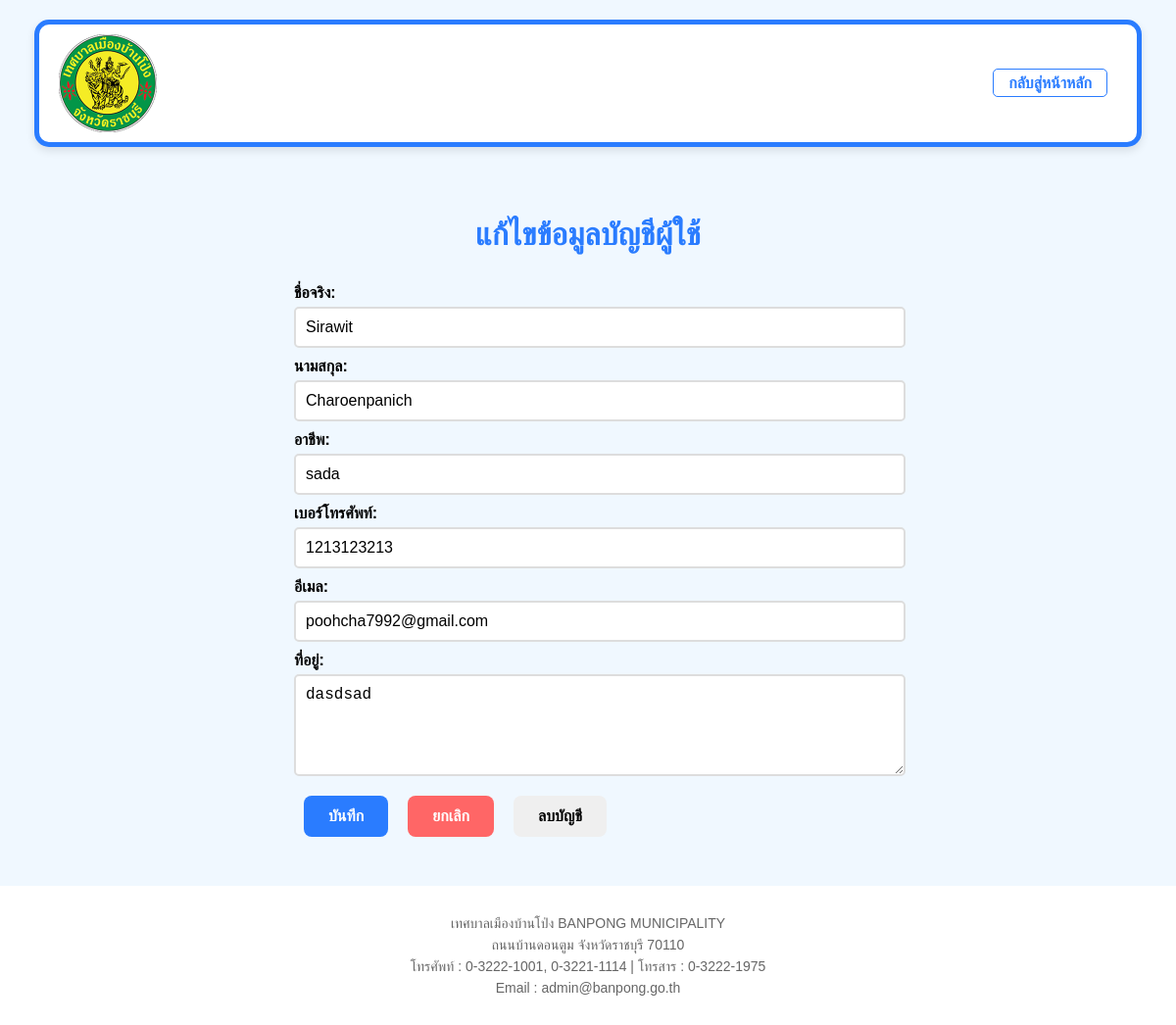
The page /edit_account.php?username=main (signed in) on the database its author committed.
### tables this page shows
CREATE TABLE `user` (
  `user_id` int(11) NOT NULL,
  `first_name` varchar(50) NOT NULL,
  `last_name` varchar(50) NOT NULL,
  `id_number` char(13) NOT NULL,
  `gender` enum('male','female','other') NOT NULL,
  `birth_date` date NOT NULL,
  `occupation` varchar(100) DEFAULT NULL,
  `phone` varchar(10) NOT NULL,
  `email` varchar(100) DEFAULT NULL,
  `address` text NOT NULL,
  `username` varchar(50) NOT NULL,
  `password` varchar(255) NOT NULL,
  `created_at` timestamp NOT NULL DEFAULT current_timestamp(),
  `updated_at` timestamp NOT NULL DEFAULT current_timestamp() ON UPDATE current_timestamp(),
  `role` enum('admin','user') DEFAULT 'user',
  `department` enum('เทศบาลเมือง','สำนักปลัดเทศบาลเมือง','กองคลัง','กองช่าง','กองการศึกษา','กองสาธารณสุข','กองสวัสดิการสังคม','กองยุทธศาสตร์','กองการเจ้าหน้าที่','หน่วยตรวจสอบภายใน','หน่วยงานอื่นๆ') DEFAULT NULL
);

### edit_account.php (the view, shortened to what this page needs)
<?php
include 'db_web.php';
if (isset($_GET['username'])) {
    $search_username = $_GET['username'];
    $stmt = $conn->prepare("SELECT * FROM user WHERE username = ?");
    $stmt->bind_param("s", $search_username);
    $stmt->execute();
    $result = $stmt->get_result();
    if ($result->num_rows > 0) {
        $user = $result->fetch_assoc();
    } else {
        echo "User not found!";
        exit();
    }
} else {
    echo "No username specified!";
    exit();
}
$first_name = isset($user['first_name']) ? $user['first_name'] : '';
$last_name = isset($user['last_name']) ? $user['last_name'] : '';
$occupation = isset($user['occupation']) ? $user['occupation'] : '';
$phone = isset($user['phone']) ? $user['phone'] : '';
$email = isset($user['email']) ? $user['email'] : '';
$address = isset($user['address']) ? $user['address'] : '';
?>
<!DOCTYPE html>
<html lang="th">
<head>
</head>
<body>
  <div class="header">
    <img src="logo.png" alt="Ban Pong Municipality Logo">
    <div class="header-nav">
      <a href="javascript:history.back();" style="color: #2a7cff; text-decoration: none;">กลับสู่หน้าหลัก</a>
    </div>
  </div>
  <div class="container">
      <h1>แก้ไขข้อมูลบัญชีผู้ใช้</h1>
    <form method="POST" action="edit_account.php?username=<?= htmlspecialchars($search_username) ?>" class="needs-validation" novalidate>
      <label for="first-name">ชื่อจริง:</label>
      <input type="text" id="first-name" name="first_name" value="<?= htmlspecialchars($first_name) ?>" required>
      <label for="last-name">นามสกุล:</label>
      <input type="text" id="last-name" name="last_name" value="<?= htmlspecialchars($last_name) ?>" required>
      <label for="occupation">อาชีพ:</label>
      <input type="text" id="occupation" name="occupation" value="<?= htmlspecialchars($occupation) ?>" required>
      <label for="phone">เบอร์โทรศัพท์:</label>
      <input type="tel" id="phone" name="phone" value="<?= htmlspecialchars($phone) ?>" pattern="[0-9]{10}" maxlength="10" required
             oninput="this.value = this.value.replace(/[^0-9]/g, '')" placeholder="กรอก 10 หลัก">
      <label for="email">อีเมล:</label>
      <input type="email" id="email" name="email" value="<?= htmlspecialchars($email) ?>" required>
      <label for="address">ที่อยู่:</label>
      <textarea id="address" name="address" required><?= htmlspecialchars($address) ?></textarea>
      <div class="button-container">
        <button type="submit" class="save-button">บันทึก</button>
        <button type="button" class="cancel-button" onclick="window.location.href='secondpage.php'">ยกเลิก</button>
        <button type="button" class="delete-button" onclick="window.location.href='delete_account.php'">ลบบัญชี</button>
      </div>
    </form>
  </div>
  <div class="footer">
    <p>เทศบาลเมืองบ้านโป่ง BANPONG MUNICIPALITY</p>
    <p>ถนนบ้านดอนตูม จังหวัดราชบุรี 70110</p>
    <p>โทรศัพท์ : 0-3222-1001, 0-3221-1114 | โทรสาร : 0-3222-1975</p>
    <p>Email : admin@banpong.go.th</p>
  </div>
</body>
</html>

### edit_account.php (style rules this page uses)
body { font-family: Arial, sans-serif; margin: 0; padding: 0; background-color: #f0f8ff; }
.header { background: #ffffff; color: #000; padding: 10px 20px; display: flex; justify-content: space-between; align-items: center; border: 5px solid #2a7cff; border-radius: 15px; width: 90%; margin: 20px auto; box-shadow: 0 4px 8px rgba(0, 0, 0, 0.1); }
.header img { height: 100px; }
.container { display: flex; flex-direction: column; align-items: center; margin: 50px auto; width: 50%; text-align: center; }
h1 { color: #2a7cff; }
form { display: flex; flex-direction: column; align-items: flex-start; width: 100%; }
label { font-size: 16px; margin: 10px 0 5px; font-weight: bold; }
input[type="text"], input[type="email"], input[type="tel"], textarea { width: 100%; padding: 10px; font-size: 16px; border: 2px solid #ddd; border-radius: 5px; }
textarea { resize: vertical; height: 80px; }
.button-container { display: flex; justify-content: center; margin-top: 20px; }
.button-container button { padding: 12px 25px; font-size: 16px; border: none; border-radius: 8px; cursor: pointer; margin: 0 10px; font-weight: bold; transition: background-color 0.3s ease; }
.save-button { background-color: #2a7cff; color: #fff; }
.cancel-button { background-color: #ff6666; color: #fff; }
.footer { background-color: #ffffff; padding: 25px; font-size: 14px; color: #666; text-align: center; margin-top: 50px; }
.footer p { margin: 5px 0; }
.header-nav a { color: #fff; background-color: #2a7cff; text-decoration: none; margin: 0 10px; font-weight: bold; padding: 5px 10px; border-radius: 5px; transition: color 0.3s ease, background-color 0.3s ease; }
.header-nav a:last-child { color: #2a7cff; background-color: #fff; padding: 5px 15px; border: 1px solid #2a7cff; border-radius: 5px; }

### rows shown on the page
user: first_name "Sirawit", last_name "Charoenpanich", occupation "sada", phone "1213123213", email "poohcha7992@gmail.com", address "dasdsad"
